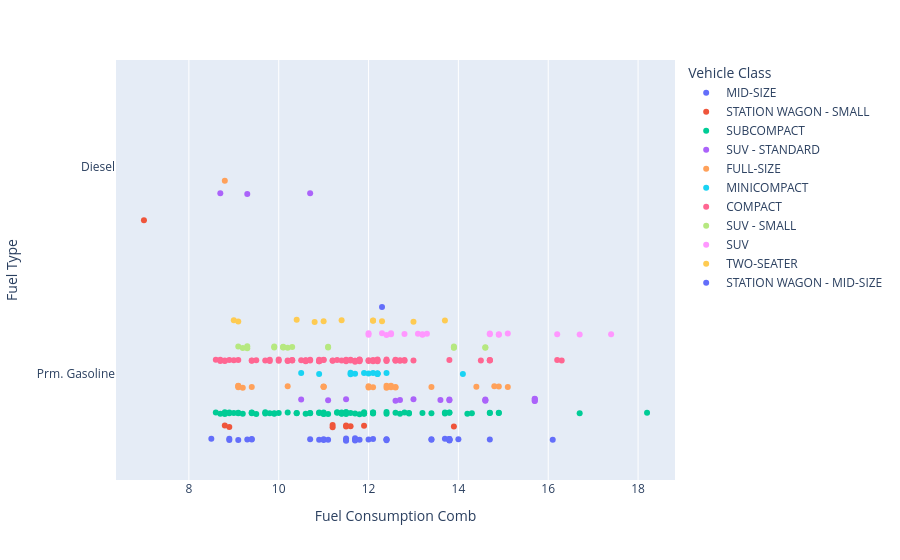

This figure's notebook cell:
### Markdown cell above
#### Strip Plot
**`px.strip()`**

### Code cell
px.strip(data_frame = df[df["Make"] == "BMW"],
         x          = "Fuel Consumption Comb",
         y          = "Fuel Type",
         color      = "Vehicle Class",
         hover_data = df.columns)

### Figure 1 — Plotly figure (JSON) as saved in the notebook; plotly's stock layout.template omitted (floating-point values rounded to 4 significant figures; data arrays with more than 128 entries replaced by an {"elided": "..."} marker saying what was removed)
{"data": [{"alignmentgroup": "True", "boxpoints": "all", "customdata": {"elided": "36x11 mixed values"}, "fillcolor": "rgba(255,255,255,0)", "hoveron": "points", "hovertemplate": "Vehicle Class=%{customdata[3]}<br>Fuel Consumption Comb=%{x}<br>Fuel Type=%{y}<br>Model Year=%{customdata[0]}<br>Make=%{customdata[1]}<br>Model=%{customdata[2]}<br>Engine Size=%{customdata[4]}<br>Cylinders=%{customdata[5]}<br>Transmission=%{customdata[6]}<br>Fuel Consumption City=%{customdata[7]}<br>Fuel Consumption Hwy=%{customdata[8]}<br>Fuel Consumption Comb (mpg)=%{customdata[9]}<br>CO2 Emissions=%{customdata[10]}<extra></extra>", "legendgroup": "MID-SIZE", "line": {"color": "rgba(255,255,255,0)"}, "marker": {"color": "#636efa"}, "name": "MID-SIZE", "offsetgroup": "MID-SIZE", "orientation": "h", "pointpos": 0, "showlegend": true, "type": "box", "x": [10.9, 9.4, 11, 13.8, 13.8, 9.3, 12.4, 11, 13.4, 11.5, 9.4, 11.7, 12.4, 13.8, 11.7, 13.4, 11.1, 13.8, 12.4, 14.7, 10.7, 12, 11.7, 9.1, 13.8, 11.8, 12.1, 16.1, 11.5, 13.8, 11.5, 14, 13.7, 8.9, 8.5, 8.9], "x0": " ", "xaxis": "x", "y": ["Prm. Gasoline", "Prm. Gasoline", "Prm. Gasoline", "Prm. Gasoline", "Prm. Gasoline", "Prm. Gasoline", "Prm. Gasoline", "Prm. Gasoline", "Prm. Gasoline", "Prm. Gasoline", "Prm. Gasoline", "Prm. Gasoline", "Prm. Gasoline", "Prm. Gasoline", "Prm. Gasoline", "Prm. Gasoline", "Prm. Gasoline", "Prm. Gasoline", "Prm. Gasoline", "Prm. Gasoline", "Prm. Gasoline", "Prm. Gasoline", "Prm. Gasoline", "Prm. Gasoline", "Prm. Gasoline", "Prm. Gasoline", "Prm. Gasoline", "Prm. Gasoline", "Prm. Gasoline", "Prm. Gasoline", "Prm. Gasoline", "Prm. Gasoline", "Prm. Gasoline", "Prm. Gasoline", "Prm. Gasoline", "Prm. Gasoline"], "y0": " ", "yaxis": "y"}, {"alignmentgroup": "True", "boxpoints": "all", "customdata": [[2012, "BMW", "328I XDRIVE TOURING", "STATION WAGON - SMALL", 3, 6, "A6", 13.4, 9.3, 25, 265], [2010, "BMW", "328I XDRIVE TOURING", "STATION WAGON - SMALL", 3, 6, "M6", 13.7, 9, 24, 267], [2017, "BMW", "328D XDRIVE TOURING", "STATION WAGON - SMALL", 2, 4, "AS8", 7.9, 5.9, 40, 189], [2004, "BMW", "325I TOURING", "STATION WAGON - SMALL", 2.5, 6, "M5", 13.2, 8.8, 25, 258], [2002, "BMW", "325I TOURING", "STATION WAGON - SMALL", 2.5, 6, "A5", 13.3, 9.4, 25, 265], [2003, "BMW", "325I SPORT WAGON", "STATION WAGON - SMALL", 2.5, 6, "M5", 13.1, 8.8, 25, 258], [2000, "BMW", "540I TOURING", "STATION WAGON - SMALL", 4.4, 8, "A5", 15.5, 11.9, 20, 320], [2001, "BMW", "525I SPORT WAGON", "STATION WAGON - SMALL", 2.5, 6, "M5", 13.9, 9.5, 24, 274], [2019, "BMW", "330I XDRIVE TOURING", "STATION WAGON - SMALL", 2, 4, "AS8", 10.2, 7.2, 32, 207], [2018, "BMW", "330I XDRIVE TOURING", "STATION WAGON - SMALL", 2, 4, "AS8", 10.2, 7.2, 32, 208]], "fillcolor": "rgba(255,255,255,0)", "hoveron": "points", "hovertemplate": "Vehicle Class=%{customdata[3]}<br>Fuel Consumption Comb=%{x}<br>Fuel Type=%{y}<br>Model Year=%{customdata[0]}<br>Make=%{customdata[1]}<br>Model=%{customdata[2]}<br>Engine Size=%{customdata[4]}<br>Cylinders=%{customdata[5]}<br>Transmission=%{customdata[6]}<br>Fuel Consumption City=%{customdata[7]}<br>Fuel Consumption Hwy=%{customdata[8]}<br>Fuel Consumption Comb (mpg)=%{customdata[9]}<br>CO2 Emissions=%{customdata[10]}<extra></extra>", "legendgroup": "STATION WAGON - SMALL", "line": {"color": "rgba(255,255,255,0)"}, "marker": {"color": "#EF553B"}, "name": "STATION WAGON - SMALL", "offsetgroup": "STATION WAGON - SMALL", "orientation": "h", "pointpos": 0, "showlegend": true, "type": "box", "x": [11.5, 11.6, 7, 11.2, 11.5, 11.2, 13.9, 11.9, 8.8, 8.9], "x0": " ", "xaxis": "x", "y": ["Prm. Gasoline", "Prm. Gasoline", "Diesel", "Prm. Gasoline", "Prm. Gasoline", "Prm. Gasoline", "Prm. Gasoline", "Prm. Gasoline", "Prm. Gasoline", "Prm. Gasoline"], "y0": " ", "yaxis": "y"}, {"alignmentgroup": "True", "boxpoints": "all", "customdata": {"elided": "73x11 mixed values"}, "fillcolor": "rgba(255,255,255,0)", "hoveron": "points", "hovertemplate": "Vehicle Class=%{customdata[3]}<br>Fuel Consumption Comb=%{x}<br>Fuel Type=%{y}<br>Model Year=%{customdata[0]}<br>Make=%{customdata[1]}<br>Model=%{customdata[2]}<br>Engine Size=%{customdata[4]}<br>Cylinders=%{customdata[5]}<br>Transmission=%{customdata[6]}<br>Fuel Consumption City=%{customdata[7]}<br>Fuel Consumption Hwy=%{customdata[8]}<br>Fuel Consumption Comb (mpg)=%{customdata[9]}<br>CO2 Emissions=%{customdata[10]}<extra></extra>", "legendgroup": "SUBCOMPACT", "line": {"color": "rgba(255,255,255,0)"}, "marker": {"color": "#00cc96"}, "name": "SUBCOMPACT", "offsetgroup": "SUBCOMPACT", "orientation": "h", "pointpos": 0, "showlegend": true, "type": "box", "x": [13.2, 10.7, 11, 13.7, 10.9, 10.2, 9.5, 11, 11.9, 11.6, 8.8, 12.4, 12.4, 11.4, 13.7, 11.5, 10.4, 8.7, 11.9, 11.9, 12.1, 11, 14.3, 9.2, 10.7, 9.4, 9.1, 12.1, 9.1, 10.9, 11.5, 18.2, 10, 12.7, 11.4, 12.1, 8.9, 8.6, 11.4, 12.9, 9.8, 12.9, 9.9, 9.4, 9.7, 12.8, 9.4, 14.7, 16.7, 14.7, 12.6, 9.7, 11.1, 13.8, 11.8, 12.1, 11.3, 11.9, 8.9, 14.2, 10.4, 9, 11.5, 9.9, 10.6, 14.9, 11.7, 13.4, 11.3, 13.8, 8.8, 14.9, 11.5], "x0": " ", "xaxis": "x", "y": ["Prm. Gasoline", "Prm. Gasoline", "Prm. Gasoline", "Prm. Gasoline", "Prm. Gasoline", "Prm. Gasoline", "Prm. Gasoline", "Prm. Gasoline", "Prm. Gasoline", "Prm. Gasoline", "Prm. Gasoline", "Prm. Gasoline", "Prm. Gasoline", "Prm. Gasoline", "Prm. Gasoline", "Prm. Gasoline", "Prm. Gasoline", "Prm. Gasoline", "Prm. Gasoline", "Prm. Gasoline", "Prm. Gasoline", "Prm. Gasoline", "Prm. Gasoline", "Prm. Gasoline", "Prm. Gasoline", "Prm. Gasoline", "Prm. Gasoline", "Prm. Gasoline", "Prm. Gasoline", "Prm. Gasoline", "Prm. Gasoline", "Prm. Gasoline", "Prm. Gasoline", "Prm. Gasoline", "Prm. Gasoline", "Prm. Gasoline", "Prm. Gasoline", "Prm. Gasoline", "Prm. Gasoline", "Prm. Gasoline", "Prm. Gasoline", "Prm. Gasoline", "Prm. Gasoline", "Prm. Gasoline", "Prm. Gasoline", "Prm. Gasoline", "Prm. Gasoline", "Prm. Gasoline", "Prm. Gasoline", "Prm. Gasoline", "Prm. Gasoline", "Prm. Gasoline", "Prm. Gasoline", "Prm. Gasoline", "Prm. Gasoline", "Prm. Gasoline", "Prm. Gasoline", "Prm. Gasoline", "Prm. Gasoline", "Prm. Gasoline", "Prm. Gasoline", "Prm. Gasoline", "Prm. Gasoline", "Prm. Gasoline", "Prm. Gasoline", "Prm. Gasoline", "Prm. Gasoline", "Prm. Gasoline", "Prm. Gasoline", "Prm. Gasoline", "Prm. Gasoline", "Prm. Gasoline", "Prm. Gasoline"], "y0": " ", "yaxis": "y"}, {"alignmentgroup": "True", "boxpoints": "all", "customdata": {"elided": "19x11 mixed values"}, "fillcolor": "rgba(255,255,255,0)", "hoveron": "points", "hovertemplate": "Vehicle Class=%{customdata[3]}<br>Fuel Consumption Comb=%{x}<br>Fuel Type=%{y}<br>Model Year=%{customdata[0]}<br>Make=%{customdata[1]}<br>Model=%{customdata[2]}<br>Engine Size=%{customdata[4]}<br>Cylinders=%{customdata[5]}<br>Transmission=%{customdata[6]}<br>Fuel Consumption City=%{customdata[7]}<br>Fuel Consumption Hwy=%{customdata[8]}<br>Fuel Consumption Comb (mpg)=%{customdata[9]}<br>CO2 Emissions=%{customdata[10]}<extra></extra>", "legendgroup": "SUV - STANDARD", "line": {"color": "rgba(255,255,255,0)"}, "marker": {"color": "#ab63fa"}, "name": "SUV - STANDARD", "offsetgroup": "SUV - STANDARD", "orientation": "h", "pointpos": 0, "showlegend": true, "type": "box", "x": [13.8, 13.8, 12.6, 11.5, 15.7, 10.5, 14.6, 13.6, 12.7, 11.1, 15.7, 15.7, 8.7, 15.7, 14.6, 13, 9.3, 14.6, 10.7], "x0": " ", "xaxis": "x", "y": ["Prm. Gasoline", "Prm. Gasoline", "Prm. Gasoline", "Prm. Gasoline", "Prm. Gasoline", "Prm. Gasoline", "Prm. Gasoline", "Prm. Gasoline", "Prm. Gasoline", "Prm. Gasoline", "Prm. Gasoline", "Prm. Gasoline", "Diesel", "Prm. Gasoline", "Prm. Gasoline", "Prm. Gasoline", "Diesel", "Prm. Gasoline", "Diesel"], "y0": " ", "yaxis": "y"}, {"alignmentgroup": "True", "boxpoints": "all", "customdata": {"elided": "24x11 mixed values"}, "fillcolor": "rgba(255,255,255,0)", "hoveron": "points", "hovertemplate": "Vehicle Class=%{customdata[3]}<br>Fuel Consumption Comb=%{x}<br>Fuel Type=%{y}<br>Model Year=%{customdata[0]}<br>Make=%{customdata[1]}<br>Model=%{customdata[2]}<br>Engine Size=%{customdata[4]}<br>Cylinders=%{customdata[5]}<br>Transmission=%{customdata[6]}<br>Fuel Consumption City=%{customdata[7]}<br>Fuel Consumption Hwy=%{customdata[8]}<br>Fuel Consumption Comb (mpg)=%{customdata[9]}<br>CO2 Emissions=%{customdata[10]}<extra></extra>", "legendgroup": "FULL-SIZE", "line": {"color": "rgba(255,255,255,0)"}, "marker": {"color": "#FFA15A"}, "name": "FULL-SIZE", "offsetgroup": "FULL-SIZE", "orientation": "h", "pointpos": 0, "showlegend": true, "type": "box", "x": [12.4, 12.5, 14.9, 12.4, 12.5, 14.4, 12, 9.1, 15.1, 13.4, 12.6, 9.2, 9.4, 12.6, 12, 12.1, 11, 8.8, 9.1, 11, 10.2, 11, 9.1, 14.8], "x0": " ", "xaxis": "x", "y": ["Prm. Gasoline", "Prm. Gasoline", "Prm. Gasoline", "Prm. Gasoline", "Prm. Gasoline", "Prm. Gasoline", "Prm. Gasoline", "Prm. Gasoline", "Prm. Gasoline", "Prm. Gasoline", "Prm. Gasoline", "Prm. Gasoline", "Prm. Gasoline", "Prm. Gasoline", "Prm. Gasoline", "Prm. Gasoline", "Prm. Gasoline", "Diesel", "Prm. Gasoline", "Prm. Gasoline", "Prm. Gasoline", "Prm. Gasoline", "Prm. Gasoline", "Prm. Gasoline"], "y0": " ", "yaxis": "y"}, {"alignmentgroup": "True", "boxpoints": "all", "customdata": {"elided": "14x11 mixed values"}, "fillcolor": "rgba(255,255,255,0)", "hoveron": "points", "hovertemplate": "Vehicle Class=%{customdata[3]}<br>Fuel Consumption Comb=%{x}<br>Fuel Type=%{y}<br>Model Year=%{customdata[0]}<br>Make=%{customdata[1]}<br>Model=%{customdata[2]}<br>Engine Size=%{customdata[4]}<br>Cylinders=%{customdata[5]}<br>Transmission=%{customdata[6]}<br>Fuel Consumption City=%{customdata[7]}<br>Fuel Consumption Hwy=%{customdata[8]}<br>Fuel Consumption Comb (mpg)=%{customdata[9]}<br>CO2 Emissions=%{customdata[10]}<extra></extra>", "legendgroup": "MINICOMPACT", "line": {"color": "rgba(255,255,255,0)"}, "marker": {"color": "#19d3f3"}, "name": "MINICOMPACT", "offsetgroup": "MINICOMPACT", "orientation": "h", "pointpos": 0, "showlegend": true, "type": "box", "x": [12.2, 12.1, 11.6, 10.5, 12.2, 12, 12.2, 12.4, 14.1, 11.9, 10.9, 12.2, 11.6, 11.7], "x0": " ", "xaxis": "x", "y": ["Prm. Gasoline", "Prm. Gasoline", "Prm. Gasoline", "Prm. Gasoline", "Prm. Gasoline", "Prm. Gasoline", "Prm. Gasoline", "Prm. Gasoline", "Prm. Gasoline", "Prm. Gasoline", "Prm. Gasoline", "Prm. Gasoline", "Prm. Gasoline", "Prm. Gasoline"], "y0": " ", "yaxis": "y"}, {"alignmentgroup": "True", "boxpoints": "all", "customdata": {"elided": "74x11 mixed values"}, "fillcolor": "rgba(255,255,255,0)", "hoveron": "points", "hovertemplate": "Vehicle Class=%{customdata[3]}<br>Fuel Consumption Comb=%{x}<br>Fuel Type=%{y}<br>Model Year=%{customdata[0]}<br>Make=%{customdata[1]}<br>Model=%{customdata[2]}<br>Engine Size=%{customdata[4]}<br>Cylinders=%{customdata[5]}<br>Transmission=%{customdata[6]}<br>Fuel Consumption City=%{customdata[7]}<br>Fuel Consumption Hwy=%{customdata[8]}<br>Fuel Consumption Comb (mpg)=%{customdata[9]}<br>CO2 Emissions=%{customdata[10]}<extra></extra>", "legendgroup": "COMPACT", "line": {"color": "rgba(255,255,255,0)"}, "marker": {"color": "#FF6692"}, "name": "COMPACT", "offsetgroup": "COMPACT", "orientation": "h", "pointpos": 0, "showlegend": true, "type": "box", "x": [9.4, 12.6, 12.4, 13.8, 9, 14.5, 11.5, 10, 12, 8.6, 12.2, 11.6, 12, 9.1, 12.4, 10.6, 10.7, 11.8, 13, 11.8, 10.2, 11, 11.8, 9.7, 12.7, 11.2, 10.9, 16.3, 12.2, 10.9, 16.2, 9.8, 10.3, 10.9, 11.7, 11.3, 11.7, 10.3, 10.9, 8.8, 10.3, 9.8, 10.6, 8.9, 11.2, 10.6, 12.2, 12.4, 8.7, 12.8, 12.1, 10.2, 12.1, 11, 9.5, 11.5, 11.4, 11.8, 10, 11.7, 14.7, 9.4, 14.7, 14.7, 11.6, 8.8, 10.7, 10.6, 12.6, 8.7, 12.8, 12.6, 10.5, 12.7], "x0": " ", "xaxis": "x", "y": ["Prm. Gasoline", "Prm. Gasoline", "Prm. Gasoline", "Prm. Gasoline", "Prm. Gasoline", "Prm. Gasoline", "Prm. Gasoline", "Prm. Gasoline", "Prm. Gasoline", "Prm. Gasoline", "Prm. Gasoline", "Prm. Gasoline", "Prm. Gasoline", "Prm. Gasoline", "Prm. Gasoline", "Prm. Gasoline", "Prm. Gasoline", "Prm. Gasoline", "Prm. Gasoline", "Prm. Gasoline", "Prm. Gasoline", "Prm. Gasoline", "Prm. Gasoline", "Prm. Gasoline", "Prm. Gasoline", "Prm. Gasoline", "Prm. Gasoline", "Prm. Gasoline", "Prm. Gasoline", "Prm. Gasoline", "Prm. Gasoline", "Prm. Gasoline", "Prm. Gasoline", "Prm. Gasoline", "Prm. Gasoline", "Prm. Gasoline", "Prm. Gasoline", "Prm. Gasoline", "Prm. Gasoline", "Prm. Gasoline", "Prm. Gasoline", "Prm. Gasoline", "Prm. Gasoline", "Prm. Gasoline", "Prm. Gasoline", "Prm. Gasoline", "Prm. Gasoline", "Prm. Gasoline", "Prm. Gasoline", "Prm. Gasoline", "Prm. Gasoline", "Prm. Gasoline", "Prm. Gasoline", "Prm. Gasoline", "Prm. Gasoline", "Prm. Gasoline", "Prm. Gasoline", "Prm. Gasoline", "Prm. Gasoline", "Prm. Gasoline", "Prm. Gasoline", "Prm. Gasoline", "Prm. Gasoline", "Prm. Gasoline", "Prm. Gasoline", "Prm. Gasoline", "Prm. Gasoline", "Prm. Gasoline", "Prm. Gasoline", "Prm. Gasoline", "Prm. Gasoline", "Prm. Gasoline", "Prm. Gasoline", "Prm. Gasoline"], "y0": " ", "yaxis": "y"}, {"alignmentgroup": "True", "boxpoints": "all", "customdata": {"elided": "18x11 mixed values"}, "fillcolor": "rgba(255,255,255,0)", "hoveron": "points", "hovertemplate": "Vehicle Class=%{customdata[3]}<br>Fuel Consumption Comb=%{x}<br>Fuel Type=%{y}<br>Model Year=%{customdata[0]}<br>Make=%{customdata[1]}<br>Model=%{customdata[2]}<br>Engine Size=%{customdata[4]}<br>Cylinders=%{customdata[5]}<br>Transmission=%{customdata[6]}<br>Fuel Consumption City=%{customdata[7]}<br>Fuel Consumption Hwy=%{customdata[8]}<br>Fuel Consumption Comb (mpg)=%{customdata[9]}<br>CO2 Emissions=%{customdata[10]}<extra></extra>", "legendgroup": "SUV - SMALL", "line": {"color": "rgba(255,255,255,0)"}, "marker": {"color": "#B6E880"}, "name": "SUV - SMALL", "offsetgroup": "SUV - SMALL", "orientation": "h", "pointpos": 0, "showlegend": true, "type": "box", "x": [9.1, 10.3, 14.6, 10.2, 13.9, 14.6, 9.9, 10.1, 13.9, 13.9, 10.1, 9.3, 10.1, 9.3, 11.1, 9.9, 11.1, 9.2], "x0": " ", "xaxis": "x", "y": ["Prm. Gasoline", "Prm. Gasoline", "Prm. Gasoline", "Prm. Gasoline", "Prm. Gasoline", "Prm. Gasoline", "Prm. Gasoline", "Prm. Gasoline", "Prm. Gasoline", "Prm. Gasoline", "Prm. Gasoline", "Prm. Gasoline", "Prm. Gasoline", "Prm. Gasoline", "Prm. Gasoline", "Prm. Gasoline", "Prm. Gasoline", "Prm. Gasoline"], "y0": " ", "yaxis": "y"}, {"alignmentgroup": "True", "boxpoints": "all", "customdata": {"elided": "19x11 mixed values"}, "fillcolor": "rgba(255,255,255,0)", "hoveron": "points", "hovertemplate": "Vehicle Class=%{customdata[3]}<br>Fuel Consumption Comb=%{x}<br>Fuel Type=%{y}<br>Model Year=%{customdata[0]}<br>Make=%{customdata[1]}<br>Model=%{customdata[2]}<br>Engine Size=%{customdata[4]}<br>Cylinders=%{customdata[5]}<br>Transmission=%{customdata[6]}<br>Fuel Consumption City=%{customdata[7]}<br>Fuel Consumption Hwy=%{customdata[8]}<br>Fuel Consumption Comb (mpg)=%{customdata[9]}<br>CO2 Emissions=%{customdata[10]}<extra></extra>", "legendgroup": "SUV", "line": {"color": "rgba(255,255,255,0)"}, "marker": {"color": "#FF97FF"}, "name": "SUV", "offsetgroup": "SUV", "orientation": "h", "pointpos": 0, "showlegend": true, "type": "box", "x": [13.2, 12.5, 14.9, 12, 14.7, 16.7, 13.3, 16.2, 13.1, 12.8, 12.3, 17.4, 15.1, 14.7, 12.5, 14.9, 12, 12.4, 13.2], "x0": " ", "xaxis": "x", "y": ["Prm. Gasoline", "Prm. Gasoline", "Prm. Gasoline", "Prm. Gasoline", "Prm. Gasoline", "Prm. Gasoline", "Prm. Gasoline", "Prm. Gasoline", "Prm. Gasoline", "Prm. Gasoline", "Prm. Gasoline", "Prm. Gasoline", "Prm. Gasoline", "Prm. Gasoline", "Prm. Gasoline", "Prm. Gasoline", "Prm. Gasoline", "Prm. Gasoline", "Prm. Gasoline"], "y0": " ", "yaxis": "y"}, {"alignmentgroup": "True", "boxpoints": "all", "customdata": [[2007, "BMW", "Z4 3.0SI", "TWO-SEATER", 3, 6, "A6", 12.8, 8.5, 26, 248], [2011, "BMW", "Z4 SDRIVE30I", "TWO-SEATER", 3, 6, "A6", 12.3, 8.1, 27, 239], [1998, "BMW", "Z3 ROADSTER", "TWO-SEATER", 2.8, 6, "M5", 14.3, 9.8, 23, 283], [2014, "BMW", "Z4 SDRIVE35IS", "TWO-SEATER", 3, 6, "AM7", 13.7, 10.1, 23, 278], [2001, "BMW", "Z3", "TWO-SEATER", 3, 6, "M5", 12.7, 9, 26, 253], [2003, "BMW", "Z4 ROADSTER", "TWO-SEATER", 2.5, 6, "M5", 13.2, 9.3, 25, 262], [2007, "BMW", "M ROADSTER", "TWO-SEATER", 3.2, 6, "M6", 16.2, 10.6, 21, 315], [2016, "BMW", "Z4 SDRIVE35I", "TWO-SEATER", 3, 6, "AM7", 13.7, 10, 23, 282], [2023, "BMW", "Z4 M40I", "TWO-SEATER", 3, 6, "AS8", 10.4, 7.5, 31, 210], [2002, "BMW", "M COUPE", "TWO-SEATER", 3.2, 6, "M5", 15.2, 10.4, 22, 299], [2012, "BMW", "Z4 SDRIVE28I", "TWO-SEATER", 2, 4, "M6", 10.6, 7, 31, 207]], "fillcolor": "rgba(255,255,255,0)", "hoveron": "points", "hovertemplate": "Vehicle Class=%{customdata[3]}<br>Fuel Consumption Comb=%{x}<br>Fuel Type=%{y}<br>Model Year=%{customdata[0]}<br>Make=%{customdata[1]}<br>Model=%{customdata[2]}<br>Engine Size=%{customdata[4]}<br>Cylinders=%{customdata[5]}<br>Transmission=%{customdata[6]}<br>Fuel Consumption City=%{customdata[7]}<br>Fuel Consumption Hwy=%{customdata[8]}<br>Fuel Consumption Comb (mpg)=%{customdata[9]}<br>CO2 Emissions=%{customdata[10]}<extra></extra>", "legendgroup": "TWO-SEATER", "line": {"color": "rgba(255,255,255,0)"}, "marker": {"color": "#FECB52"}, "name": "TWO-SEATER", "offsetgroup": "TWO-SEATER", "orientation": "h", "pointpos": 0, "showlegend": true, "type": "box", "x": [10.8, 10.4, 12.3, 12.1, 11, 11.4, 13.7, 12.1, 9.1, 13, 9], "x0": " ", "xaxis": "x", "y": ["Prm. Gasoline", "Prm. Gasoline", "Prm. Gasoline", "Prm. Gasoline", "Prm. Gasoline", "Prm. Gasoline", "Prm. Gasoline", "Prm. Gasoline", "Prm. Gasoline", "Prm. Gasoline", "Prm. Gasoline"], "y0": " ", "yaxis": "y"}, {"alignmentgroup": "True", "boxpoints": "all", "customdata": [[2008, "BMW", "535XI TOURING", "STATION WAGON - MID-SIZE", 3, 6, "A6", 14.4, 9.7, 23, 283]], "fillcolor": "rgba(255,255,255,0)", "hoveron": "points", "hovertemplate": "Vehicle Class=%{customdata[3]}<br>Fuel Consumption Comb=%{x}<br>Fuel Type=%{y}<br>Model Year=%{customdata[0]}<br>Make=%{customdata[1]}<br>Model=%{customdata[2]}<br>Engine Size=%{customdata[4]}<br>Cylinders=%{customdata[5]}<br>Transmission=%{customdata[6]}<br>Fuel Consumption City=%{customdata[7]}<br>Fuel Consumption Hwy=%{customdata[8]}<br>Fuel Consumption Comb (mpg)=%{customdata[9]}<br>CO2 Emissions=%{customdata[10]}<extra></extra>", "legendgroup": "STATION WAGON - MID-SIZE", "line": {"color": "rgba(255,255,255,0)"}, "marker": {"color": "#636efa"}, "name": "STATION WAGON - MID-SIZE", "offsetgroup": "STATION WAGON - MID-SIZE", "orientation": "h", "pointpos": 0, "showlegend": true, "type": "box", "x": [12.3], "x0": " ", "xaxis": "x", "y": ["Prm. Gasoline"], "y0": " ", "yaxis": "y"}], "layout": {"boxmode": "group", "legend": {"title": {"text": "Vehicle Class"}, "tracegroupgap": 0}, "margin": {"t": 60}, "xaxis": {"anchor": "y", "domain": [0, 1], "title": {"text": "Fuel Consumption Comb"}}, "yaxis": {"anchor": "x", "domain": [0, 1], "title": {"text": "Fuel Type"}}}}
